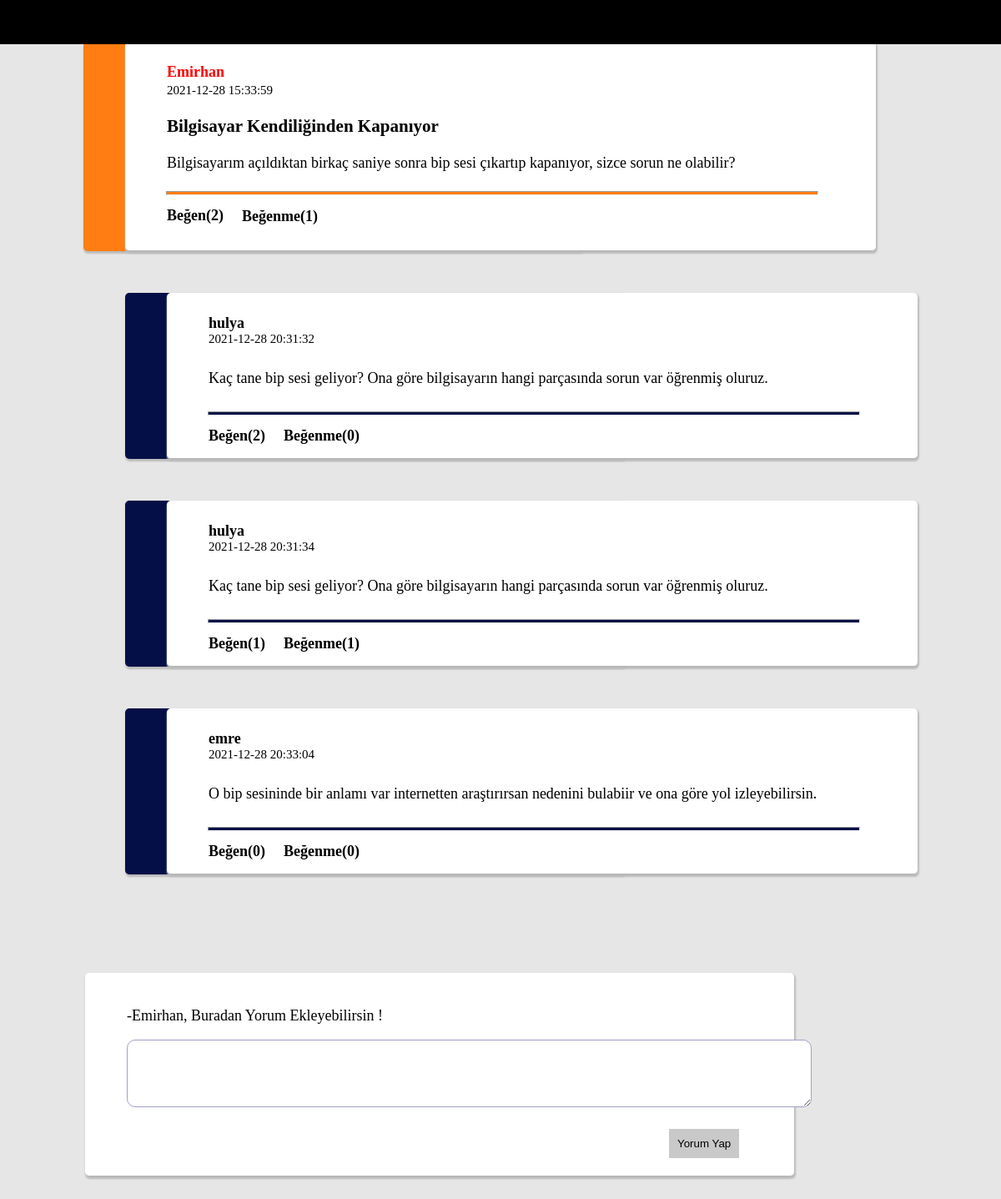
The page /project-3/q-page.php?q_id=45&user_id=5 (signed in) on the database its author committed.
### tables this page shows
CREATE TABLE `questions` (
  `q_id` int NOT NULL,
  `q_title` varchar(100) NOT NULL,
  `question` text NOT NULL,
  `category` enum('Teknoloji','Ev/Yaşam','Spor','Sağlık') NOT NULL,
  `d_date` datetime DEFAULT CURRENT_TIMESTAMP,
  `q_username` varchar(100) NOT NULL,
  `user_id` int NOT NULL
);

CREATE TABLE `comment` (
  `c_id` int NOT NULL,
  `que_id` int NOT NULL,
  `u_id` int NOT NULL,
  `c_username` varchar(100) NOT NULL,
  `c_date` datetime NOT NULL DEFAULT CURRENT_TIMESTAMP,
  `c_comment` text NOT NULL
);

### project-3/q-page.php (the view, shortened to what this page needs)
<!DOCTYPE html>
<html lang="en">
<head>
    <link rel="stylesheet" href="soru2.css">
    <link rel="stylesheet" href="Anasayfa2.css">
</head>
<body>
<?php
include "config.php";
$q_id2 = $_GET['q_id'];
$user_id = $_SESSION['user_id'];
$usern=$_SESSION['username'];
$sql8="SELECT * from questions WHERE q_id=$q_id2 ";
$result8 = mysqli_query($conn,$sql8);
$num_rows8 = mysqli_num_rows($result8);
$sql58 = "SELECT comment.*, count(c_likes.q_id) as like_count from comment left join c_likes on comment.c_id=c_likes.c_id  where c_likes.type<2 and q_id = $q_id2 group by comment.c_id order by like_count DESC ";
$result58 = mysqli_query($conn,$sql58);
$num_rows58 = mysqli_num_rows($result58);
$urlal=$_SERVER['REQUEST_URI'];
if(isset($_SESSION['username'])){
    echo "<ul class='liste'>";
        echo "<li style='margin-left:20px;'><a href='q-insert-form.php?url=$urlal'>Soru Ekle</a></li>";
        echo "<li style='margin-left:20px;'><a href='Home.php'>Tüm sorular</a></li>";
        echo "<li><a href='Home.php?category=Teknoloji'>Teknoloji</a></li>";
        echo "<li><a href='Home.php?category=Ev/Yaşam'>Ev/Yaşam</a></li>";
        echo "<li><a href='Home.php?category=Spor'>Spor</a></li>";
        echo "<li><a href='Home.php?category=Sağlık'>Sağlık</a></li>";
        echo "<li style='float:right; margin-right:20px;'><a href='logout.php'>Çıkış Yap</a></li>";
    echo "</ul>";
}
else{
    echo '<p>Ana Sayfaya Ulaşmak İçin Giriş Yapınız</p>';
    echo '<p><a href="login.php">Giriş</a></p>';
}
?>
<?php
   if($num_rows8 > 0){
    while($row7 = mysqli_fetch_assoc($result8)){
        echo '<div class="boxpage">';
                    echo '<div class="somepage">';
                        echo "<h4 id='box3'>".$row7['q_username']. "</h4>";
                        echo "<small id='box2'>".$row7['d_date']."</small>";
                        echo "<h3 class='paraf'>".$row7['q_title']."</h3>";
                        echo "<p class='paraf'>".$row7['question']."</p>";
                         echo "<hr class='cizgipage'>";
                         $sql2 = "SELECT COUNT(*) as count FROM likes WHERE q_id = $q_id2 AND type=1  ";
                         $result2 = mysqli_query($conn,$sql2);
                         $row2 = mysqli_fetch_assoc($result2);
                         $like = $row2['count'];
                         $sql3 =  "SELECT * FROM likes WHERE q_id = $q_id2 AND user_id=$user_id AND type=1";
                         $result3 = mysqli_query($conn,$sql3);
                         $num_rows3 = mysqli_num_rows($result3);
                         if($num_rows3 > 0){
                             echo "<p class='begen2'>";
                             echo "<a class='link' href='likes-delete.php?q_id=$q_id2&user_id=$user_id&url=$urlal'>Beğen($like)</a>";
                             echo "</p>";
                         }else{
                             echo "<p class='begen2'>";
                             echo "<a class='link' href='q-like.php?q_id=$q_id2&user_id=$user_id&url=$urlal'>Beğen($like)</a>";
                            echo "</p>";
                         }
                         $sql4 = "SELECT COUNT(*) as count FROM likes WHERE q_id = $q_id2 AND type=2  ";
                         $result4 = mysqli_query($conn,$sql4);
                         $row4 = mysqli_fetch_assoc($result4);
                         $dislike = $row4['count'];
                         $sql5 =  "SELECT * FROM likes WHERE q_id = $q_id2 AND user_id=$user_id AND type=2";
                         $result5 = mysqli_query($conn,$sql5);
                         $num_rows5 = mysqli_num_rows($result5);
                         if($num_rows5 > 0){
                             echo "<p class='begenme2'>";
                             echo "<a class='link' href='likes-delete.php?q_id=$q_id2&user_id=$user_id&url=$urlal'>Beğenme($dislike)</a>";
                             echo "</p>";
                         }else{
                             echo "<p class='begenme2'>";
                             echo "<a class='link' href='q-dislike.php?q_id=$q_id2&user_id=$user_id&url=$urlal'>Beğenme($dislike)</a>";
                             echo "</p>";
                         }
                echo '</div>' ;
        echo '</div>';
        }
   }
?>
<?php
    if($num_rows58 > 0){
        while($row58 = mysqli_fetch_assoc($result58)){
            $q_id2 = $row58['que_id'];
            $c_id = $row58['c_id'];
            echo "<div class='boxcom'>";
                echo "<div class='somecom'>";
                    echo "<h4 class='yorumisim'>".$row58['c_username']. "</h4>";
                    echo "<small class='datecss'>".$row58['c_date']."</small>";
                    echo "<p class='paraf1'>".$row58['c_comment']."</p>";
                    echo "<hr class='cizgicomment'>";
                    $sql24 = "SELECT COUNT(*) as count FROM c_likes WHERE c_id = $c_id AND type=1 and q_id=$q_id2";
                    $result24 = mysqli_query($conn,$sql24);
                    $row24 = mysqli_fetch_assoc($result24);
                    $like = $row24['count'];
                    $sql31 =  "SELECT * FROM c_likes WHERE c_id = $c_id AND user_id=$user_id AND type=1 and q_id=$q_id2";
                    $result31 = mysqli_query($conn,$sql31);
                    $num_rows31 = mysqli_num_rows($result31);
                    if($num_rows31 > 0){
                        echo "<p class='begen3'>";
                        echo "<a class='link' href='c-likes-delete.php?c_id=$c_id&user_id=$user_id&q_id=$q_id2&url=$urlal'>Beğen($like)</a>";
                        echo "</p>";
                    }else{
                        echo "<p class='begen3'>";
                        echo "<a class='link'href='c-like.php?c_id=$c_id&user_id=$user_id&q_id=$q_id2&url=$urlal'>Beğen($like)</a>";
                        echo "</p>";
                    }
                    $sql4 = "SELECT COUNT(*) as count FROM c_likes WHERE c_id = $c_id AND type=2 and q_id=$q_id2";
                    $result4 = mysqli_query($conn,$sql4);
                    $row4 = mysqli_fetch_assoc($result4);
                    $dislike = $row4['count'];
                    $sql5 =  "SELECT * FROM c_likes WHERE c_id = $c_id AND user_id=$user_id AND type=2 and q_id=$q_id2";
                    $result5 = mysqli_query($conn,$sql5);
                    $num_rows5 = mysqli_num_rows($result5);
                    if($num_rows5 > 0){
                        echo "<p class='begenme3'>";
                        echo "<a class='link' href='c-likes-delete.php?c_id=$c_id&user_id=$user_id&q_id=$q_id2&url=$urlal'>Beğenme($dislike)</a>";
                        echo "</p>";
                    }else{
                        echo "<p class='begenme3'>";
                        echo "<a class='link' href='c-dislike.php?c_id=$c_id&user_id=$user_id&q_id=$q_id2&url=$urlal'>Beğenme($dislike)</a>";
                        echo "</p>";
                    }
                echo '</div>';
            echo '</div>';
        }
    }
?>
<br>
<?php
echo "<form action='c-insert.php?q_id=$q_id2' method='post'>";
    echo   '<div class="someyanıt">';
        echo "<br>";
        echo '<div>';
        echo "<p style='font-weight=bolder;'>-$usern, Buradan Yorum Ekleyebilirsin !</p>";
        echo "<textarea required='required' class='yorumkutu' name='answer' id='' cols='100' rows='5'></textarea>";
        echo '</div>';
        echo '<div>';
        echo '<br>';
        echo "<input class='yanıtbuton' type='submit' value='Yorum Yap' >";
        echo '</div>';
        echo "<br>";
    echo '</div>';
echo "</form>";
?>
</body>
</html>

### project-3/soru2.css (style rules this page uses)
body { background-color:rgb(230, 230, 230); }
.someyanıt { width: 800px; margin: 50px; margin-left: 102px; padding-left: 50px; border: 1px solid #333; border-color:rgb(180, 180, 180) ; background-color:rgb(255, 255, 255); border-left: none; border-right: none; border-top:none; padding-top: 2px; border-radius: 5px; box-shadow: 1px 2px 2px 1px rgb(187, 187, 187); font-size: 18px; }
.somepage { width: 800px; margin: 50px; padding-left: 50px; padding-right: 50px; border: 1px solid #333; border-color:rgb(180, 180, 180) ; background-color:rgb(255, 255, 255); border-left: none; border-right: none; border-top:none; padding-top: 2px; border-radius: 5px; box-shadow: 1px 2px 2px 1px rgb(187, 187, 187); font-size: 18px; }
.boxpage { margin-top: 50px; margin-left: 100px; width: 600px; background-color: rgb(255, 125, 19); border-radius: 5px; box-shadow: 1px 2px 2px 1px rgb(187, 187, 187); }
.somecom { width: 800px; margin: 50px; padding-left: 50px; padding-right: 50px; border: 1px solid #333; border-color:rgb(180, 180, 180) ; background-color:rgb(255, 255, 255); border-left: none; border-right: none; border-top:none; padding-top: 2px; border-radius: 5px; box-shadow: 1px 2px 2px 1px rgb(187, 187, 187); font-size: 18px; }
.boxcom { margin-left: 150px; width: 600px; background-color: rgb(3, 15, 70); border-radius: 5px; box-shadow: 1px 2px 2px 1px rgb(187, 187, 187); }
.yorumkutu { border-radius: 10px; border-color: rgb(159, 159, 202); }
.yanıtbuton { background-color:rgb(255, 255, 255); border:none; padding: 10px; text-decoration: none; color: inherit; position: relative; z-index: 0; left: 650px; background-color: rgb(201, 201, 201); }
.link { color: inherit; text-decoration: none; font-weight: bolder; }
li { float: left; }
#box2 { bottom: 50px; padding: 0; margin: 0; color: inherit; text-decoration: none; }
#box3 { color:rgb(255, 0, 0); margin-bottom: 0px; }
a:link { text-decoration: none; color: inherit; }
.datecss { position: relative; bottom: 27px; color: inherit; text-decoration: none; }
.yorumisim { bottom: 10px; }
.begen2 { z-index: 0; position: relative; margin-top: 0px; margin-bottom: 20 px; margin-right: 0px; top: 10px; width: 0px; }
.begenme2 { z-index: 0; position: relative; margin-top: 0px; margin-bottom: 20px; margin-right: 0px; bottom: 28px; left: 90px; width: 0px; height: 3px; }
.paraf { overflow: hidden; text-overflow: ellipsis; }
.paraf1 { overflow: hidden; text-overflow: ellipsis; position: relative; margin: 0px; }
.begen3 { z-index: 0; position: relative; margin-top: 0px; margin-bottom: 20 px; margin-right: 0px; top: 25px; width: 0px; }
.begenme3 { z-index: 0; position: relative; margin-top: 0px; margin-bottom: 20px; margin-right: 0px; bottom: 14px; left: 90px; width: 0px; height: 3px; }
.cizgipage { color:rgb(255, 125, 19); height: 3px; background-color: rgb(255, 125, 19); width: 780px; position: relative; z-index: 0; right: 10px; top: 5px; }
.cizgicomment { color:rgb(3, 15, 70); height: 3px; background-color: rgb(3, 15, 70); width: 780px; position: relative; z-index: 0; right: 10px; top: 20px; }

### project-3/anasayfa2.css (style rules this page uses)
body { margin: 0; }
.link { color: inherit; text-decoration: none; }
.liste { list-style-type: none ; color: inherit; text-decoration: none; margin: 0 auto; padding: 0; overflow: hidden; background-color: rgb(0, 0, 0); opacity: none; position: fixed; top: 0; width: 100%; z-index: 1; }
li { float: left; }
li a { color: white; padding: 16px 16px; display: block; text-decoration: none; font-size: 18px; font-family:'Trebuchet MS', 'Lucida Sans Unicode', 'Lucida Grande', 'Lucida Sans', Arial, sans-serif; }

### rows shown on the page
questions: q_username "Emirhan", d_date "2021-12-28 15:33:59", q_title "Bilgisayar Kendiliğinden Kapanıyor", question "Bilgisayarım açıldıktan birkaç saniye sonra bip sesi çıkartıp kapanıyor, sizce sorun ne olabilir?", like "2", dislike "1"
comment: c_username "hulya", c_date "2021-12-28 20:31:32", c_comment "Kaç tane bip sesi geliyor? Ona göre bilgisayarın hangi parçasında sorun var öğrenmiş oluruz.", like "2", dislike "0"
comment: c_username "hulya", c_date "2021-12-28 20:31:34", c_comment "Kaç tane bip sesi geliyor? Ona göre bilgisayarın hangi parçasında sorun var öğrenmiş oluruz.", like "1", dislike "1"
comment: c_username "emre", c_date "2021-12-28 20:33:04", c_comment "O bip sesininde bir anlamı var internetten araştırırsan nedenini bulabiir ve ona göre yol izleyebilirsin.", like "0", dislike "0"

### other values the page prints
$usern "Emirhan"
